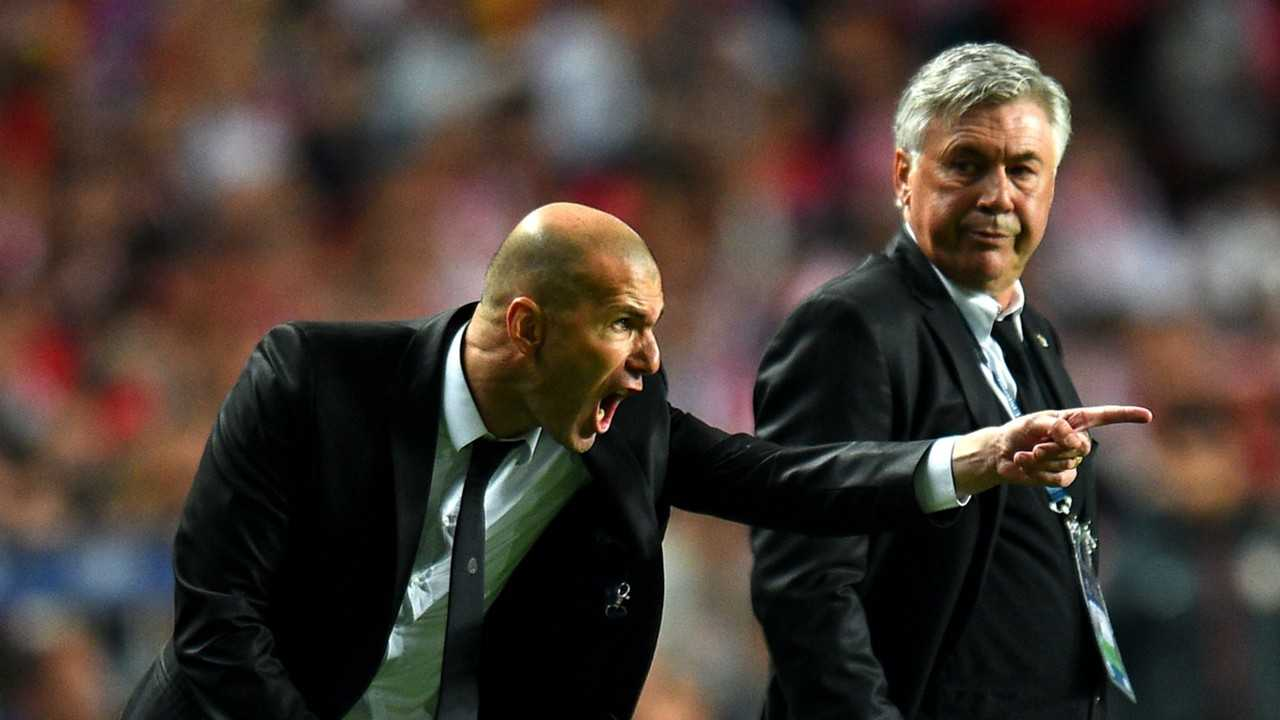
#> input picture data/test.jpg, 1280 x 720 px
$ python -i backend.py   (imports and definitions only)
#> lines starting #> are read from the running program, lines starting #| are printed output that depends on the picture
"""Pluggable vision-acceleration backend abstraction.

Two working implementations of the `VisionBackend` interface:

ReferenceCPUBackend
    Plain float32 numpy reference implementations. This is the ground truth
    every other backend is compared against.

VitisEmulatedBackend
    The SAME operators, but executed under faithful models of the constraints
    a Vitis Vision / FPGA implementation imposes:

    * Fixed-point quantization — every op's intermediates and outputs are
      quantized to a configurable ap_fixed<W,I>-style format (signed, W total
      bits, I integer bits) with SATURATION on overflow (AP_SAT) and
      TRUNCATION toward negative infinity on rounding (AP_TRN), matching the
      HLS ap_fixed defaults.
    * Line-buffer / streaming depth — Vitis Vision kernels stream rows
      through line buffers whose width is bounded by XFCVDEPTH. When the
      image width exceeds the configured depth, the emulator processes the
      image in independent vertical strips with NO halo exchange, which
      produces localized seam artifacts at strip boundaries — exactly the
      failure mode of an under-provisioned line buffer.
    * HLS-style approximations — divide and sqrt are implemented as
      2^lut_bits-entry lookup tables on the mantissa (bounded relative
      error ~= 2^-lut_bits), the way HLS designs avoid full dividers.
    * Latency/throughput model — a deterministic per-op model
      (pixels/cycle, clock MHz, PL vs AIE placement) produces simulated
      speedup numbers. These are MODELED, NOT MEASURED, and every report
      carries `"modeled_not_measured": True`.

"vitis_hw" stub
    A third backend name is registered but not constructible. A real
    hardware backend would subclass `VisionBackend`, drive xfOpenCV/Vitis
    Vision kernels through PYNQ overlays or XRT buffers, and return measured
    latencies instead of modeled ones. Nothing else in this package would
    change: callers only ever see the `VisionBackend` interface.
"""

from __future__ import annotations

import math
import time
from dataclasses import dataclass, field
from typing import Callable, Dict, List, Optional, Tuple

import numpy as np
from scipy import ndimage

# --------------------------------------------------------------------------
# Configuration
# --------------------------------------------------------------------------

KNOWN_DEVICES = {
    "versal-ai-edge": {
        "clock_mhz": 400.0,
        "has_aie": True,
        "description": "AMD Versal AI Edge (VE2302-class): PL + AI Engine array.",
    },
    "zynq-ultrascale": {
        "clock_mhz": 300.0,
        "has_aie": False,
        "description": "AMD Zynq UltraScale+ MPSoC (ZCU104-class): PL only.",
    },
}

# Per-op throughput model: pixels/cycle in PL, preferred placement, and a
# fixed pipeline-fill overhead in cycles. AIE placement (when the device has
# an AI Engine array) gets a vectorization multiplier on pixels/cycle.
OP_MODEL: Dict[str, Dict] = {
    "resize":               {"ppc": 2.0,  "placement": "PL",  "overhead": 4096},
    "crop":                 {"ppc": 4.0,  "placement": "PL",  "overhead": 1024},
    "demosaic":             {"ppc": 1.0,  "placement": "PL",  "overhead": 8192},
    "rgb_to_yuv":           {"ppc": 2.0,  "placement": "PL",  "overhead": 2048},
    "yuv_to_rgb":           {"ppc": 2.0,  "placement": "PL",  "overhead": 2048},
    "bad_pixel_correction": {"ppc": 1.0,  "placement": "PL",  "overhead": 8192},
    "hdr_merge":            {"ppc": 1.0,  "placement": "PL",  "overhead": 8192},
    "hdr_tone_map":         {"ppc": 1.0,  "placement": "PL",  "overhead": 4096},
    "gain_exposure":        {"ppc": 4.0,  "placement": "PL",  "overhead": 1024},
    "lens_distortion":      {"ppc": 0.5,  "placement": "PL",  "overhead": 16384},
    "gaussian_filter":      {"ppc": 1.0,  "placement": "AIE", "overhead": 8192},
    "median_filter":        {"ppc": 0.5,  "placement": "PL",  "overhead": 8192},
    "optical_flow":         {"ppc": 0.25, "placement": "AIE", "overhead": 65536},
    "stereo_block_match":   {"ppc": 0.125, "placement": "PL", "overhead": 65536},
}
AIE_VECTOR_SPEEDUP = 4.0  # AIE tiles process wider SIMD vectors per cycle.


@dataclass
class DeviceConfig:
    """Target device for the latency/throughput model."""

    name: str = "versal-ai-edge"
    clock_mhz: float = 0.0   # 0 -> take the device default
    has_aie: bool = False

    def __post_init__(self):
        if self.name not in KNOWN_DEVICES:
            raise ValueError(
                f"Unknown device {self.name!r}; known: {sorted(KNOWN_DEVICES)}")
        spec = KNOWN_DEVICES[self.name]
        if self.clock_mhz <= 0:
            self.clock_mhz = spec["clock_mhz"]
        self.has_aie = bool(spec["has_aie"])

    # [4 lines left out: function to_dict, not called in this run]


@dataclass
class PipelineConfig:
    """Constraint configuration shared by every op in one pipeline instance.

    precision maps op name -> (W, I) total/integer bits; the "default" entry
    applies to any op without its own entry. max_line_buffer_depth models
    XFCVDEPTH: the widest image a streaming kernel can hold rows of.
    """

    precision: Dict[str, Tuple[int, int]] = field(
        default_factory=lambda: {"default": (16, 6)})
    max_line_buffer_depth: int = 2048
    lut_bits: int = 8            # 2^lut_bits entries in divide/sqrt LUTs
    use_lut_approx: bool = True  # False -> exact divide/sqrt (still quantized)
    device: DeviceConfig = field(default_factory=DeviceConfig)

    # [28 lines left out: functions precision_for, to_dict, from_dict, not called in this run]


# --------------------------------------------------------------------------
# Numeric models: exact float vs fixed-point + LUT approximations
# --------------------------------------------------------------------------

class _FloatNumerics:
    """Exact float32 numerics for the reference backend."""

    def q(self, x: np.ndarray, op: str) -> np.ndarray:
        return np.asarray(x, dtype=np.float32)

    # [4 lines left out: function recip, not called in this run]

    def sqrt(self, x: np.ndarray) -> np.ndarray:
        return np.sqrt(np.maximum(np.asarray(x, dtype=np.float32), 0.0))


class _FixedNumerics:
    """ap_fixed<W,I> quantization (AP_TRN + AP_SAT) plus LUT divide/sqrt."""

    # [44 lines left out: functions __init__, q, _mantissa_index, recip, sqrt, not called in this run]


# --------------------------------------------------------------------------
# Op profiling records
# --------------------------------------------------------------------------

@dataclass
class OpReport:
    op: str
    pixels: int
    measured_cpu_ms: float
    modeled: Optional[Dict] = None  # only for the emulated backend

    # [6 lines left out: function to_dict, not called in this run]


# --------------------------------------------------------------------------
# The interface
# --------------------------------------------------------------------------

class VisionBackend:
    """Vision op interface every acceleration backend implements.

    All images are float32 numpy arrays scaled to [0, 1] unless noted:
    grayscale (H, W), color (H, W, 3), Bayer RAW (H, W) RGGB.
    """

    name = "abstract"
    is_emulated = False

    def __init__(self, config: Optional[PipelineConfig] = None):
        self.config = config or PipelineConfig()
        self.profile: List[OpReport] = []
        self._numerics = _FloatNumerics()

    # -- profiling ---------------------------------------------------------

    def reset_profile(self) -> None:
        self.profile = []

    def profile_report(self) -> List[Dict]:
        return [r.to_dict() for r in self.profile]

    def _record(self, op: str, pixels: int, measured_ms: float) -> None:
        self.profile.append(OpReport(op=op, pixels=pixels,
                                     measured_cpu_ms=measured_ms))

    # -- helpers shared by both implementations -----------------------------

    def _run(self, op: str, img: np.ndarray, fn: Callable[[np.ndarray], np.ndarray],
             stripable: bool = True) -> np.ndarray:
        """Execute `fn` under this backend's numeric + streaming model."""
        t0 = time.perf_counter()
        out = self._execute(op, img, fn, stripable)
        out = self._numerics.q(out, op)
        self._record(op, int(np.prod(img.shape[:2])),
                     (time.perf_counter() - t0) * 1000.0)
        return out

    def _execute(self, op: str, img: np.ndarray,
                 fn: Callable[[np.ndarray], np.ndarray],
                 stripable: bool) -> np.ndarray:
        return fn(np.asarray(img, dtype=np.float32))

    # -- ops -----------------------------------------------------------------

    # [49 lines left out: functions resize, crop, demosaic, rgb_to_yuv, yuv_to_rgb, not called in this run]

    def bad_pixel_correction(self, img: np.ndarray,
                             threshold: float = 0.2) -> np.ndarray:
        def _fn(a: np.ndarray) -> np.ndarray:
            med = _median3(a)
            bad = np.abs(a - med) > threshold
            return np.where(bad, med, a)
        return self._run("bad_pixel_correction", img, _fn)

    # [77 lines left out: functions hdr_merge, hdr_tone_map, gain_exposure, lens_distortion, gaussian_filter, median_filter and 2 more, not called in this run]


# --------------------------------------------------------------------------
# Reference backend
# --------------------------------------------------------------------------

class ReferenceCPUBackend(VisionBackend):
    """Float32 numpy reference. Ground truth for every parity comparison."""

    name = "reference"
    is_emulated = False


# --------------------------------------------------------------------------
# Emulated Vitis backend
# --------------------------------------------------------------------------

class VitisEmulatedBackend(VisionBackend):
    """CPU emulation of a Vitis Vision FPGA pipeline. See module docstring.

    HONESTY: this backend does NOT run on FPGA hardware. Its outputs model
    the numerics and streaming behavior of a Vitis implementation; its
    latency numbers are analytically modeled, never measured on silicon.
    """

    name = "vitis_emulated"
    is_emulated = True

    def __init__(self, config: Optional[PipelineConfig] = None):
        super().__init__(config)
        self._numerics = _FixedNumerics(self.config)

    # [35 lines left out: functions _execute, _record, not called in this run]


# --------------------------------------------------------------------------
# Registry
# --------------------------------------------------------------------------

_VITIS_HW_DOC = (
    "Stub for a real Vitis/PYNQ/XRT hardware backend. To slot in real "
    "hardware: subclass VisionBackend, load the Vitis Vision overlay "
    "(pynq.Overlay / xrt.xclbin), implement each op by dispatching to the "
    "corresponding xf::cv kernel via XRT buffers, and report MEASURED "
    "latencies in _record. No caller-facing code changes are required."
)

BACKENDS: Dict[str, Dict] = {
    "reference": {
        "cls": ReferenceCPUBackend,
        "available": True,
        "emulated": False,
        "description": "Float32 numpy reference implementation (CPU).",
    },
    "vitis_emulated": {
        "cls": VitisEmulatedBackend,
        "available": True,
        "emulated": True,
        "description": (
            "CPU emulator of a Vitis Vision FPGA pipeline. Faithfully models "
            "ap_fixed<W,I> quantization (AP_TRN/AP_SAT), XFCVDEPTH line-buffer "
            "limits, LUT divide/sqrt, and a per-op latency model. NOT real "
            "hardware; all speedups are modeled, not measured."),
    },
    "vitis_hw": {
        "cls": None,
        "available": False,
        "emulated": False,
        "description": _VITIS_HW_DOC,
    },
}


# [8 lines left out: function get_backend, not called in this run]


def list_backends() -> List[str]:
    return sorted(BACKENDS)


# [41 lines left out: functions backend_status, _area_resize, not called in this run]


def _median3(a: np.ndarray) -> np.ndarray:
    if a.ndim == 2:
        return ndimage.median_filter(a, size=3, mode="nearest").astype(np.float32)
    return ndimage.median_filter(a, size=(3, 3, 1),
                                 mode="nearest").astype(np.float32)


_BAYER_R = "R"


# [149 lines left out: functions make_bayer_mosaic, _demosaic_bilinear, _radial_remap, _to_gray, _warp, _dense_lk_flow and 1 more, not called in this run]

>>> import cv2
>>> picture = cv2.imread('../../../data/test.jpg', cv2.IMREAD_GRAYSCALE)
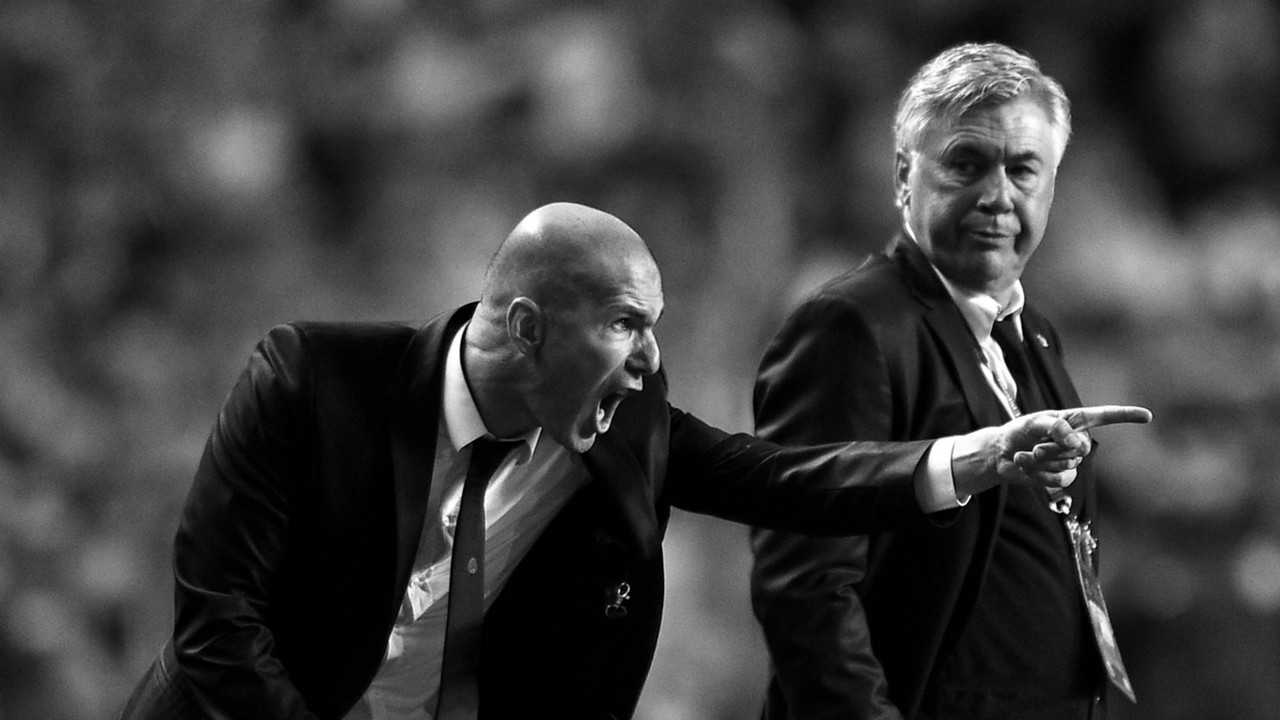
#> picture: shape (720, 1280); min 0, max 255, mean 60.8
>>> result = VisionBackend().bad_pixel_correction(picture)
#> in _fn, `bad = np.abs(a - med) > threshold`:
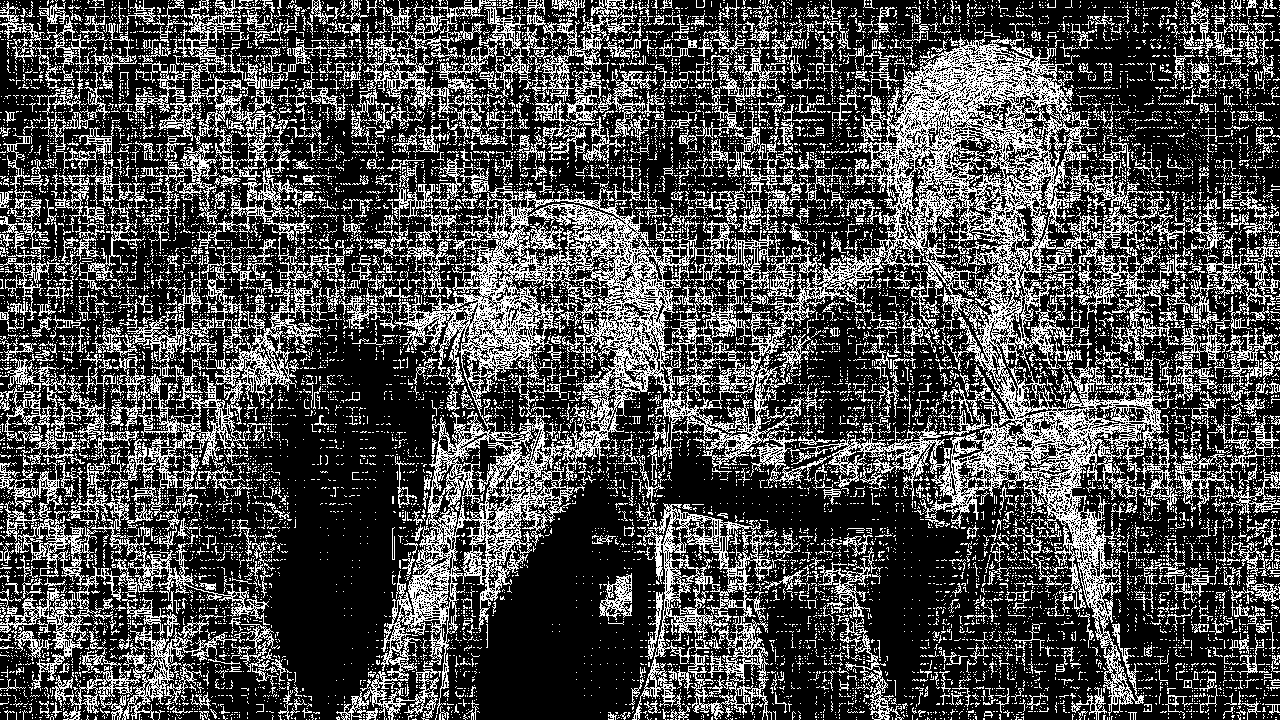
#> bad: shape (720, 1280) bool; 29.5% white in thin lines or dots
